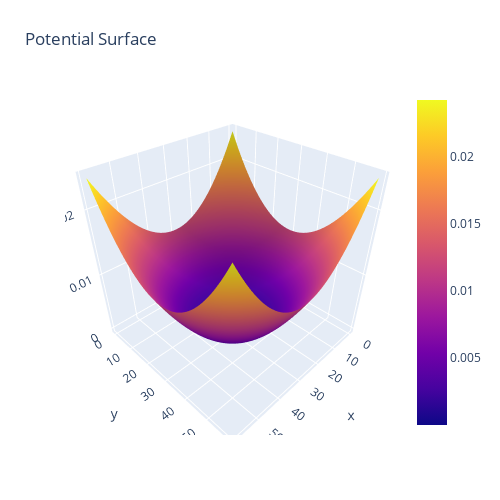

Notebook source saved alongside this figure:
### Code cell
# plot potential
fig = go.Figure(data=[go.Surface(z=u.reshape(NUM, NUM))])

fig.update_layout(title='Potential Surface', autosize=False,
                  width=500, height=500,
                  margin=dict(l=65, r=50, b=65, t=90))

fig.show()

### Figure 1 — Plotly figure (JSON) as saved in the notebook; plotly's stock layout.template omitted (floating-point values rounded to 4 significant figures; data arrays with more than 128 entries replaced by an {"elided": "..."} marker saying what was removed)
{"data": [{"type": "surface", "z": {"elided": "60x60 float values"}}], "layout": {"autosize": false, "height": 500, "margin": {"b": 65, "l": 65, "r": 50, "t": 90}, "title": {"text": "Potential Surface"}, "width": 500}}
